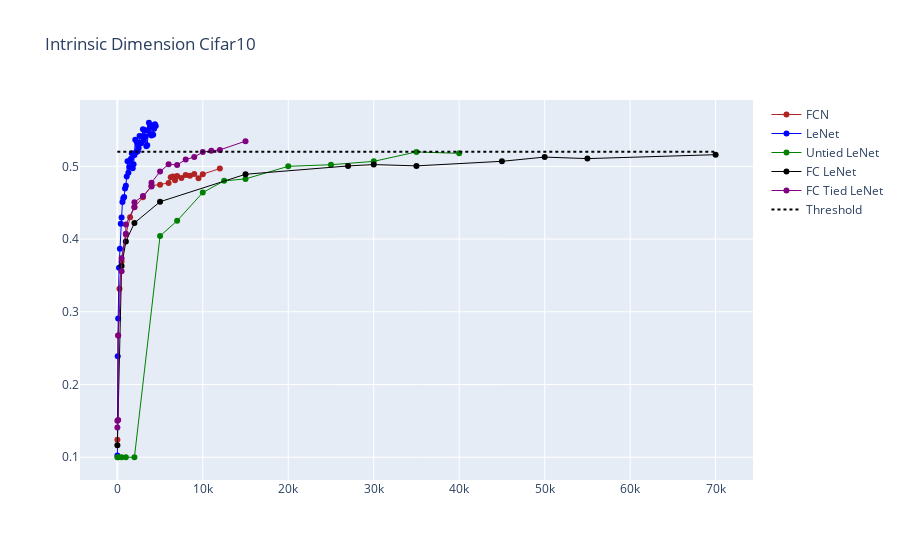

The cell this chart's notebook holds for it:
### Code cell
fig = go.Figure()
fig.add_trace(go.Scatter(x=int_dim_fcn_cifar10, y=acc_fcn_cifar10, mode='lines+markers', name = 'FCN',
                         line=dict(color='firebrick', width=1)))
fig.add_trace(go.Scatter(x=int_dim_lenet_cifar10, y=acc_lenet_cifar10, mode='lines+markers', name = 'LeNet',
                         line=dict(color='blue', width=1)))
fig.add_trace(go.Scatter(x=int_dim_untied_lenet_cifar10, y=acc_untied_lenet_cifar10, mode='lines+markers', name = 'Untied LeNet',
                         line=dict(color='green', width=1)))
fig.add_trace(go.Scatter(x=int_dim_fc_lenet_cifar10, y=acc_fc_lenet_cifar10, mode='lines+markers', name = 'FC LeNet',
                         line=dict(color='black', width=1)))
fig.add_trace(go.Scatter(x=int_dim_fc_tied_lenet_cifar10, y=acc_fc_tied_lenet_cifar10, mode='lines+markers', name = 'FC Tied LeNet',
                         line=dict(color='purple', width=1)))
fig.add_trace(go.Scatter(x=[0, 70000], y=[0.52, 0.52], mode='lines', name = 'Threshold', line=dict(color='black', width=2, dash='dot')))
fig.update_layout(
    title="Intrinsic Dimension Cifar10",
    )

### Figure 1 — Plotly figure (JSON) as saved in the notebook; plotly's stock layout.template omitted (floating-point values rounded to 4 significant figures)
{"data": [{"line": {"color": "firebrick", "width": 1}, "mode": "lines+markers", "name": "FCN", "type": "scatter", "x": [10, 100, 250, 500, 1000, 1500, 2000, 3000, 4000, 5000, 6000, 6250, 6500, 6750, 7000, 7500, 8000, 8500, 9000, 9500, 10000, 12000], "y": [0.1242, 0.2673, 0.3318, 0.3691, 0.4063, 0.43, 0.4438, 0.4574, 0.4733, 0.4747, 0.477, 0.485, 0.4859, 0.4807, 0.4866, 0.4838, 0.488, 0.4872, 0.4894, 0.4837, 0.4892, 0.4969]}, {"line": {"color": "blue", "width": 1}, "mode": "lines+markers", "name": "LeNet", "type": "scatter", "x": [10, 50, 100, 200, 300, 400, 500, 600, 700, 800, 900, 1000, 1100, 1200, 1300, 1400, 1500, 1600, 1700, 1800, 1900, 2000, 2100, 2200, 2300, 2400, 2500, 2600, 2700, 2800, 2900, 3000, 3100, 3200, 3300, 3400, 3500, 3600, 3700, 3800, 3900, 4000, 4100, 4200, 4300, 4400, 4500], "y": [0.1024, 0.239, 0.2909, 0.3607, 0.3868, 0.4212, 0.4295, 0.451, 0.4562, 0.4578, 0.4694, 0.4733, 0.4861, 0.5069, 0.4913, 0.499, 0.5073, 0.5103, 0.518, 0.4972, 0.503, 0.5155, 0.5364, 0.5193, 0.5331, 0.5207, 0.5252, 0.5418, 0.5325, 0.5316, 0.5414, 0.551, 0.5355, 0.5499, 0.5409, 0.5276, 0.5289, 0.5488, 0.5599, 0.5539, 0.544, 0.5425, 0.5562, 0.5434, 0.5518, 0.5578, 0.5553]}, {"line": {"color": "green", "width": 1}, "mode": "lines+markers", "name": "Untied LeNet", "type": "scatter", "x": [10, 100, 500, 1000, 2000, 5000, 7000, 10000, 12500, 15000, 20000, 25000, 30000, 35000, 40000], "y": [0.1, 0.1, 0.1, 0.1, 0.1, 0.4042, 0.4251, 0.4639, 0.48, 0.4827, 0.5, 0.5022, 0.5068, 0.5198, 0.5178]}, {"line": {"color": "black", "width": 1}, "mode": "lines+markers", "name": "FC LeNet", "type": "scatter", "x": [10, 500, 1000, 2000, 5000, 15000, 27000, 30000, 35000, 45000, 50000, 55000, 70000], "y": [0.1165, 0.3628, 0.3966, 0.4221, 0.4513, 0.4891, 0.5005, 0.5024, 0.5006, 0.5069, 0.5127, 0.5106, 0.516]}, {"line": {"color": "purple", "width": 1}, "mode": "lines+markers", "name": "FC Tied LeNet", "type": "scatter", "x": [10, 10, 100, 100, 500, 500, 1000, 1000, 2000, 2000, 3000, 4000, 4000, 5000, 6000, 7000, 8000, 9000, 10000, 11000, 12000, 15000], "y": [0.1408, 0.1503, 0.1513, 0.2674, 0.3559, 0.3736, 0.4072, 0.42, 0.4441, 0.4507, 0.4591, 0.4723, 0.4775, 0.4928, 0.5027, 0.5019, 0.5094, 0.5127, 0.5197, 0.5214, 0.5226, 0.5346]}, {"line": {"color": "black", "dash": "dot", "width": 2}, "mode": "lines", "name": "Threshold", "type": "scatter", "x": [0, 70000], "y": [0.52, 0.52]}], "layout": {"title": {"text": "Intrinsic Dimension Cifar10"}}}
